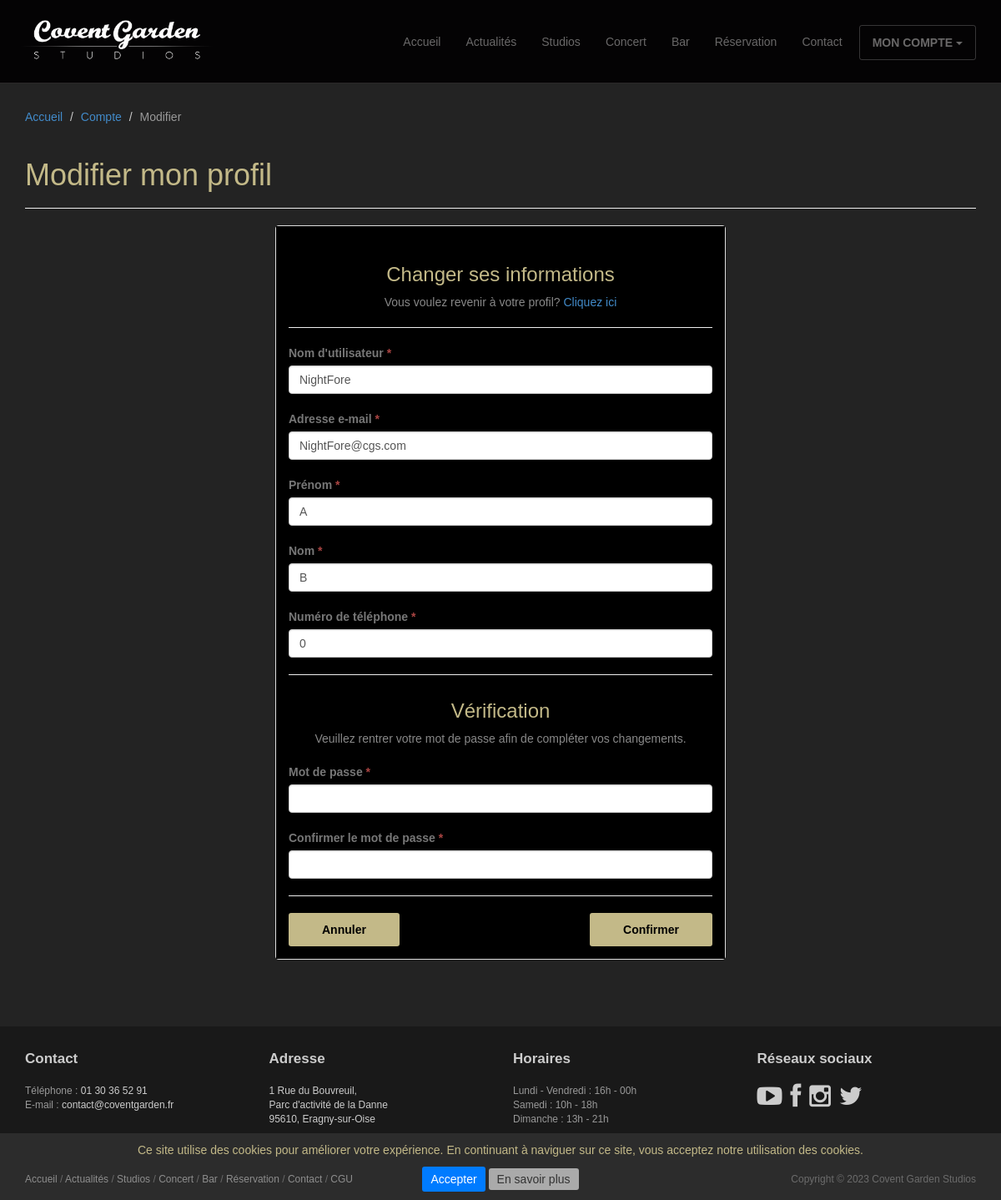
The page /compte/modifier/ (signed in) on the database its author committed.
### studios/models.py (models this page shows, shortened)
class CustomUser(AbstractUser):
    username = MODEL_USERNAME
    email = MODEL_EMAIL
    last_name = MODEL_LAST_NAME
    first_name = MODEL_FIRST_NAME
    phone = MODEL_PHONE
    password = MODEL_PASSWORD
    password_confirm = MODEL_PASSWORD_CONFIRM

### studios/views.py (the view, shortened to what this page needs)
# urls.py: path('compte/modifier/', views.ProfileUpdateView.as_view(), name='profile_update'),
class ProfileUpdateView(LoginRequiredMixin, View):
    redirect_field_name = ''
    form_class = ProfileUpdateForm
    form_confirm_class = ProfileUpdateConfirmForm
    template_name = "profile/profile_update.html"
    context = {
        "title": "Modifier mon profil",
        "breadcrumb": [
            {"view": "home", "name": "Accueil"},
            {"view": "profile_detail", "name": "Compte"},
            {"view": None, "name": "Modifier"}],
    }
    def get(self, request):
        self.context["form"] = self.form_class(user=request.user, instance=request.user)
        self.context["form_confirm"] = self.form_confirm_class(user=request.user)
        return render(request, self.template_name, self.context)

### studios/forms.py (shortened to what this page needs)
class ProfileUpdateForm(forms.ModelForm):
    class Meta:
        model = CustomUser
        fields = ('username', 'email', 'last_name', 'first_name', 'phone')
    def __init__(self, user, *args, **kwargs):
        self.user = user
        super().__init__(*args, **kwargs)
        for visible in self.visible_fields():
            visible.field.widget.attrs['class'] = 'form-control'

class ProfileUpdateConfirmForm(forms.Form):
    error_messages = {
        'password_match': "Le mot de passe ne correspond pas au mot de passe défini.",
        'password_mismatch': "Les deux mots de passes ne correspondent pas.",
    }
    password = FORM_PASSWORD
    password_confirm = FORM_PASSWORD_CONFIRM
    def __init__(self, user, *args, **kwargs):
        self.user = user
        super().__init__(*args, **kwargs)
        for visible in self.visible_fields():
            visible.field.widget.attrs['class'] = 'form-control'

### studios/templates/profile/profile_update.html (shortened to what this page needs)
{% extends 'base/base.html' %}
{% load static %}
{% block header %}
<header id="head" class="secondary"></header>
{% endblock %}
{% block page_header %}
<header class="page-header">
	<h1 class="page-title">{{title}}</h1>
</header>
{% endblock %}
{% block content %}
<form method="post">
	<div class="col-md-6 col-md-offset-3 col-sm-8 col-sm-offset-2">
		<div class="panel panel-default">
			<div class="panel-body">
				<h3 class="thin text-center">Changer ses informations</h3>
				<p class="text-center text-muted">Vous voulez revenir à votre profil? <a href="{% url 'profile_detail' %}">Cliquez ici</a></p>
				<hr>
				{% include "base/base_form.html" %}
				<hr>
				<h3 class="thin text-center">Vérification</h3>
				<p class="text-center text-muted">Veuillez rentrer votre mot de passe afin de compléter vos changements.</a></p>
				{% include "base/base_form_confirm.html" %}
				<hr>
				<div class="row">
					<div class="col-lg-6 text-left">
						<button class="btn btn-action" type="button" onclick="window.location.href='{% url 'profile_detail' %}'">Annuler</button>
					</div>
					<div class="col-lg-6 text-right">
						<button class="btn btn-action" type="submit">Confirmer</button>
					</div>
				</div>
			</div>
		</div>
	</div>
</form>
{% endblock %}

### studios/templates/base/base_form.html (shortened to what this page needs)
{% for field in form %}
	<div class="top-margin">
		<label for="{{ field.id_for_label }}">
			{{ field.label }}
			{% if field.field.required %}<span class="text-danger">*</span>{% endif %}
		</label>
		{{ field }}
	</div>
{% endfor %}

### studios/templates/base/base_form_confirm.html (shortened to what this page needs)
{% for field in form_confirm %}
	<div class="top-margin">
		<label for="{{ field.id_for_label }}">
			{{ field.label }}
			{% if field.field.required %}<span class="text-danger">*</span>{% endif %}
		</label>
		{{ field }}
	</div>
{% endfor %}

### studios/static/studios/css/main.css (style rules this page uses)
#head { background:#181015 url( ../images/bg_header.jpg) no-repeat; background-size: cover; min-height:1020px; text-align: center;padding-top: 275px; color:white; font-family:"Open sans", Helvetica, Arial; font-weight:30; }
#head.secondary { height:100px; min-height: 100px; padding-top:0px; }
h1, h2, h3, h4, h5, h6 { font-family:"Open sans", Helvetica, Arial; }
h1, .h1, h2, .h2, h3, .h3 { margin-top:30px; }
label { color: #777; }
.thin { font-weight:300; }
.page-title { margin-top:20px; font-weight:300; }
.text-muted { color:#888; }
.top-margin { margin-top:20px; }
body { background-color: #232323; color: #c3b988; font-family: 'Ubuntu', sans-serif; }

### rows shown on the page
CustomUser: form "NightFore" "NightFore@cgs.com" "A" "B" "0"

### other values the page prints
{{ trail.name }} "Accueil" "Compte"
{{ trail.name }} "Modifier"
{{ title }} "Modifier mon profil"
{{ field.label }} "Nom d'utilisateur" "Adresse e-mail" "Prénom" "Nom" "Numéro de téléphone"
{{ field.label }} "Mot de passe" "Confirmer le mot de passe"
